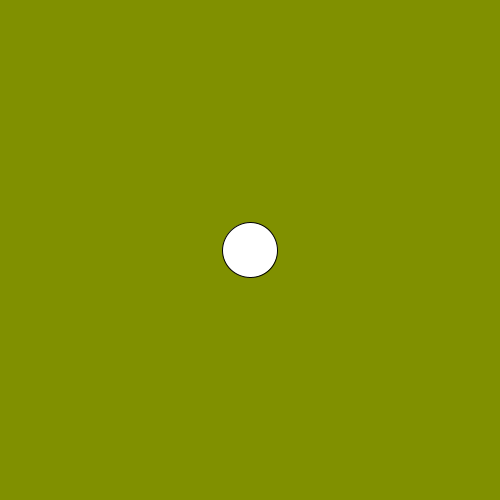
Frame 1 (no input)
Frame 60 (the mouse pressed at the canvas centre just before this capture): identical to frame 1, image omitted
Frame 120 (the mouse held since frame 60 and released just before this capture): identical to frame 1, image omitted

The Processing sketch that drew this single still picture (run headless with seeded random() and noise(); from frame 60 on, the mouse is pressed at the canvas centre):

// Processing sketch: sketch_1_4
// ── sketch_1_4.pde
int x,y;
void setup() {
  size(500,500);
  x = width/2; 
  y = height/2;
}

void draw() {
  background(#809000);
  ellipse(x, y, 55, 55);
  if (mousePressed == true) 
  {
     x = mouseX;
     y = mouseY;
  }  
}
